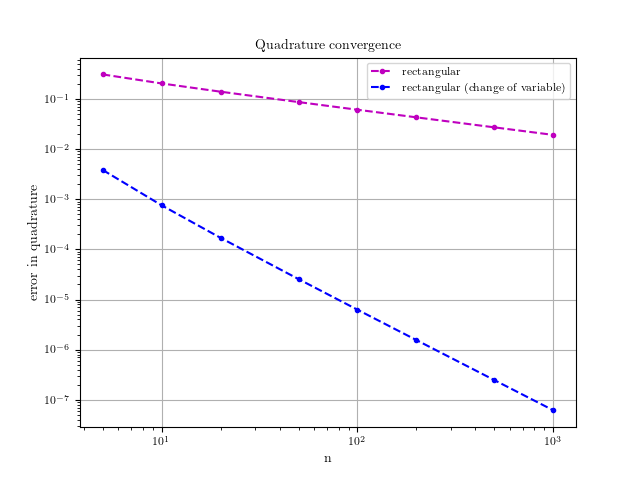

Generate this figure with Python:
#!/usr/bin/env python
# File: program7.py
# Name: D.Saravanan
# Date: 02/12/2021

""" Script to implement the different quadrature """

import matplotlib
import matplotlib.pyplot as plt
import numpy as np

matplotlib.rcParams["pgf.texsystem"] = "pdflatex"
matplotlib.rcParams.update(
    {
        "font.family": "serif",
        "font.size": 8,
        "axes.labelsize": 10,
        "axes.titlesize": 10,
        "figure.titlesize": 10,
    }
)
matplotlib.rcParams["text.usetex"] = True
matplotlib.use("Agg")

# end points of interval
a, b = 0, 1

# function to be integrated
def f(x):
    return np.exp(-x)/np.sqrt(x)


# function with chnage of variable
def g(t):
    return 2 * np.exp(-t**2)


# exact value of the integral
exact = 1.49364826562485405080

# number of grid points
N = [5, 10, 20, 50, 100, 200, 500, 1000]
n = np.array(N)

# number of different set of grids
Ngrids = len(N)

h = np.zeros(Ngrids)

rect = np.zeros(Ngrids)
recv = np.zeros(Ngrids)

for k, N in enumerate(N):
    h[k] = (b - a) / (N - 1)        # grid spacing
    x = np.linspace(a, b, N)        # grid points
    y = 0.5*(x[0:N-1] + x[1:N])

    rect[k] = h[k]*np.sum(f(y))
    recv[k] = h[k]*np.sum(g(y))


# error calculations
rect_err = abs(np.double(rect - exact))
recv_err = abs(np.double(recv - exact))

fig, ax = plt.subplots()
ax.loglog(n, rect_err, 'm.--', label=r'rectangular')
ax.loglog(n, recv_err, 'b.--', label=r'rectangular (change of variable)')
ax.set(xlabel=r"n", ylabel=r"error in quadrature")
ax.set_title(r"Quadrature convergence")
ax.grid(True)
ax.legend()
plt.savefig("program7.png")
